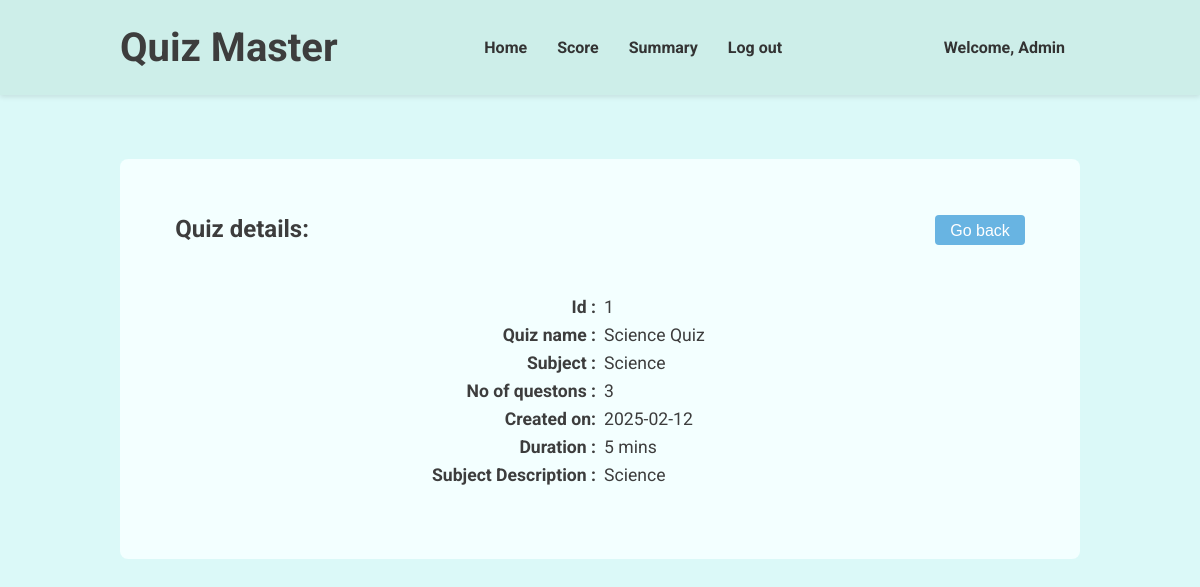
Page /show-quiz/1 (signed in) on the committed database.
### models.py (models this page shows, shortened)
class User(db.Model, UserMixin):
    __tablename__ = 'users'
    id = db.Column(db.Integer, primary_key=True)
    username = db.Column(db.String(80), unique=True, nullable=False)
    passhash = db.Column(db.String(256), nullable=False)
    fullname = db.Column(db.String(80), nullable=False)
    qualification = db.Column(db.String(80), nullable=False)
    dob = db.Column(db.Date, nullable=False)
    is_admin = db.Column(db.Boolean, nullable=False, default=False)
    @property
    def password(self):
        raise AttributeError('Password is not a readable attribute')

class Quizzes(db.Model):
    __tablename__ = 'quizzes'
    quizid = db.Column(db.Integer, primary_key=True)
    quizname = db.Column(db.String(80), unique=False, nullable=False)
    subjectid = db.Column(db.Integer, db.ForeignKey('subjects.subjectid'), nullable=False)
    duration = db.Column(db.Integer, nullable=False)
    quizdate = db.Column(db.Date, nullable=False)
    questions = db.relationship('Questions', backref='quiz', lazy=True)

class Subjects(db.Model):
    __tablename__ = 'subjects'
    subjectid = db.Column(db.Integer, primary_key=True)
    subjectname = db.Column(db.String(80), unique=False, nullable=False)
    subjectdesc = db.Column(db.String(512), nullable=False)
    chapters = db.relationship('Chapters', backref='subject', lazy=True)

### routes.py (the view)
@app.route('/show-quiz/<int:quiz_id>')
@login_required
def show_quiz(quiz_id):
    return render_template('show-quiz.html', user = current_user, quiz = Quizzes.query.get(quiz_id),subject = Subjects.query.get(Quizzes.query.get(quiz_id).subjectid))

### app.py (called while the page is built)
@login_manager.user_loader
def load_user(userid):
    return models.User.query.get(int(userid))

### templates/show-quiz.html (shortened to what this page needs)
{% extends "base.html" %} {% block title %}Show Quiz | Quiz Master{% endblock %}
{% block stylesheet %}
<link rel="stylesheet" href="{{ url_for('static', filename='navbar.css') }}" />
{% endblock %} {% block navbar %}
<header>
  <div class="header-container">
    <h1>Quiz Master</h1>
    <nav>
      <ul>
        <li>
          <a href="/dashboard">Home</a>
        </li>
        <li>
          <a href="/score">Score</a>
        </li>
        <li>
          <a href="/summary">Summary</a>
        </li>
        <li>
          <a href="/logout">Log out</a>
        </li>
      </ul>
    </nav>
    <a href="/profile">Welcome, {{ user.fullname}}</a>
  </div>
</header>
{% endblock %} {% block content %}
<main>
  <div class="sub-header">
    <h2>Quiz details:</h2>
    <button onclick="goBack()">Go back</button>
  </div>
  <div class="quiz-content">
    <p><b>Id :</b></p>
    <p>{{quiz.quizid}}</p>
    <p><b>Quiz name :</b></p>
    <p>{{quiz.quizname}}</p>
    <p><b>Subject :</b></p>
    <p>{{subject.subjectname}}</p>
    <p><b>No of questons :</b></p>
    <p>{{quiz.questions | length }}</p>
    <p><b>Created on:</b></p>
    <p>{{quiz.quizdate}}</p>
    <p><b>Duration :</b></p>
    <p>{{quiz.duration}} mins</p>
    <p>
      <b>Subject Description :</b>
    </p>
    <p>{{subject.subjectdesc}}</p>
  </div>
</main>
{% endblock %}

### static/index.css (style rules this page uses)
* { margin: 0; padding: 0; box-sizing: border-box; }
body { background-color: #dbf9f8; color: #3d3d3d; font-family: 'roboto', sans-serif; }

### static/navbar.css (style rules this page uses)
header { background-color: #cdeee9; padding: 1.5rem; box-shadow: 0 2px 5px rgba(0, 0, 0, 0.1); }
.header-container { margin: auto; width: 80vw; display: flex; justify-content: space-between; align-items: center; }
header h1 { margin: 0; font-size: 2.5rem; color: #3d3d3d; }
header nav ul { list-style: none; display: flex; }
header a { margin: 0 15px; text-decoration: none; color: #333; font-weight: bold; }

### templates/show-quiz.html (style rules this page uses)
main { margin: 4rem 0; padding: 0.5rem; min-height: 50vh; display: flex; flex-direction: column; align-items: center; background-color: #f3ffff; border-radius: 0.5rem; }
.sub-header { margin: 3rem 0; width: 90%; display: flex; justify-content: space-between; }
.sub-header h2 { font-size: 1.5rem; }
.sub-header button { padding: 7px 15px 5px; font-size: 1rem; background-color: #68b4e2; color: #fff; border: none; border-radius: 0.25rem; cursor: pointer; }
.quiz-content { margin-bottom: 2rem; width: 80%; display: grid; grid-template-columns: 1fr 1fr; font-size: 1.1rem; }
.quiz-content p b { text-align: right; display: block; }
.quiz-content p { margin: 0.25rem; }

### rows in the picture
User: fullname "Admin"
Quizzes: quizid "1", quizname "Science Quiz", quizdate "2025-02-12", duration "5"
Subjects: subjectname "Science", subjectdesc "Science"

### other values in the picture
{{ quiz.questions | length }} "3"
